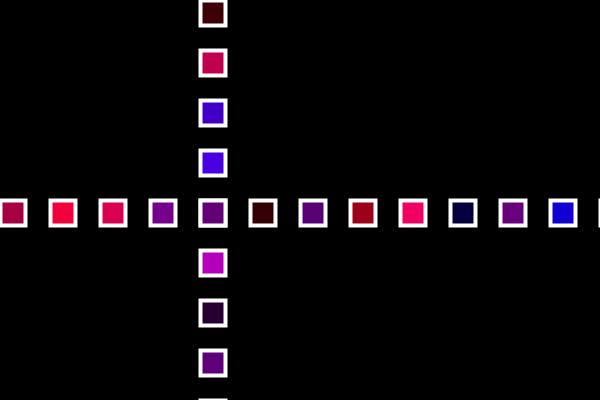
Frame 1 (no input)
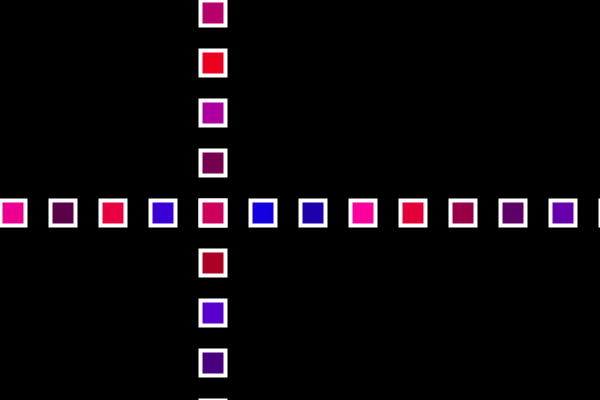
Frame 60 (the mouse pressed at the canvas centre just before this capture)
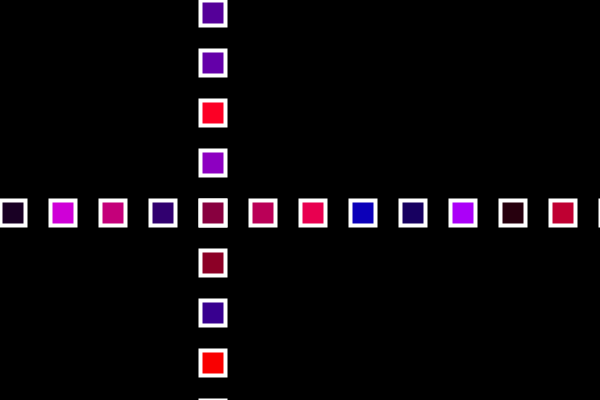
Frame 120 (the mouse held since frame 60 and released just before this capture)

The Processing sketch that drew these frames (run headless with seeded random() and noise(); from frame 60 on, the mouse is pressed at the canvas centre):

// Processing sketch: nested_loops
// ── nested_loops.pde
//keynew concept: nested loops. we are looking at a screen of pixels. if we wanted to make a for loop
  // that fills the screen.   For every X drawn, draw all the ys (draw on screen)
     /*for( x=0, ..... ){
       for(y =0, ....){

       }
     }*/

  //useful if you are making a game with cells like chess or checkers,
  //useful for image processing

void setup() {
  size(600, 400);
}

void draw() {
  background(0);
  strokeWeight(4);
  stroke(255);

  // 2 for loops not nested
  for (int x = 0; x <= width; x += 50){
    fill(random(255), 0, random(255));
    rect(x, 200, 25, 25);
    }

  for (int y = 0; y <= height; y += 50){
     fill(random(255), 0, random(255));
     rect(200, y, 25, 25);
  }

/*
//nested for loops
  for (var x = 0; x <= width; x += 50){
    //add a nested for loop to do all the y's for each x drawn
    for (var y = 0; y <= height; y += 50){
    fill(random(255), 0, random(255));
    //now you will draw at x, y
    rect(x, y, 25, 25);
    }*/
  }
    
